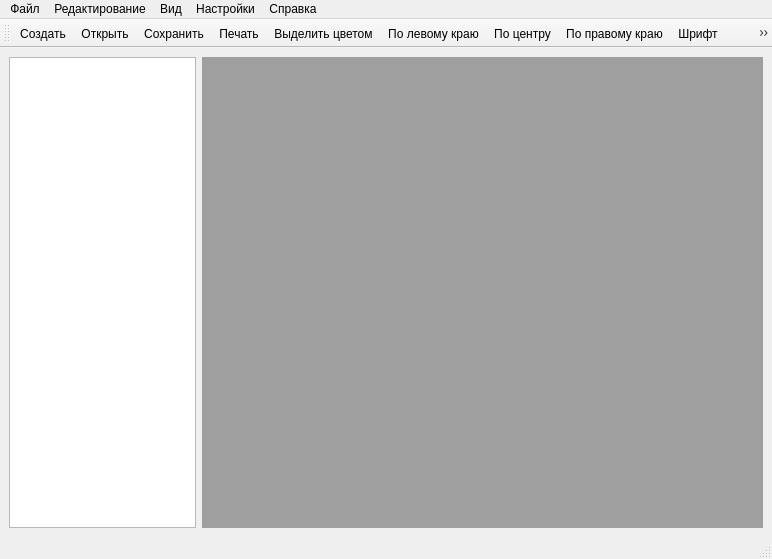
<?xml version="1.0" encoding="UTF-8"?>
<ui version="4.0">
 <class>MainWindow</class>
 <widget class="QMainWindow" name="MainWindow">
  <property name="geometry">
   <rect>
    <x>0</x>
    <y>0</y>
    <width>772</width>
    <height>559</height>
   </rect>
  </property>
  <property name="windowTitle">
   <string>MainWindow</string>
  </property>
  <widget class="QWidget" name="centralwidget">
   <layout class="QHBoxLayout" name="horizontalLayout" stretch="1,3">
    <item>
     <widget class="QTreeView" name="treeFileView"/>
    </item>
    <item>
     <widget class="QMdiArea" name="mdiArea"/>
    </item>
   </layout>
  </widget>
  <widget class="QMenuBar" name="menubar">
   <property name="geometry">
    <rect>
     <x>0</x>
     <y>0</y>
     <width>772</width>
     <height>21</height>
    </rect>
   </property>
   <widget class="QMenu" name="file">
    <property name="title">
     <string>Файл</string>
    </property>
    <addaction name="create"/>
    <addaction name="open"/>
    <addaction name="openReadOnly"/>
    <addaction name="save"/>
    <addaction name="print"/>
    <addaction name="separator"/>
    <addaction name="exit"/>
   </widget>
   <widget class="QMenu" name="options">
    <property name="title">
     <string>Настройки</string>
    </property>
    <widget class="QMenu" name="control">
     <property name="title">
      <string>Управление</string>
     </property>
     <addaction name="buttons"/>
    </widget>
    <widget class="QMenu" name="language">
     <property name="title">
      <string>Язык</string>
     </property>
     <addaction name="russian"/>
     <addaction name="english"/>
    </widget>
    <widget class="QMenu" name="theme">
     <property name="title">
      <string>Тема</string>
     </property>
     <addaction name="light"/>
     <addaction name="dark"/>
    </widget>
    <addaction name="control"/>
    <addaction name="language"/>
    <addaction name="theme"/>
   </widget>
   <widget class="QMenu" name="faq">
    <property name="title">
     <string>Справка</string>
    </property>
    <addaction name="aboutProgram"/>
   </widget>
   <widget class="QMenu" name="view">
    <property name="title">
     <string>Вид</string>
    </property>
    <addaction name="treeViewShow"/>
   </widget>
   <widget class="QMenu" name="edit">
    <property name="title">
     <string>Редактирование</string>
    </property>
    <addaction name="Rand_color"/>
    <addaction name="Align_left"/>
    <addaction name="Align_center"/>
    <addaction name="Align_right"/>
    <addaction name="Font"/>
    <addaction name="CopyFormat"/>
    <addaction name="PasteFormat"/>
   </widget>
   <addaction name="file"/>
   <addaction name="edit"/>
   <addaction name="view"/>
   <addaction name="options"/>
   <addaction name="faq"/>
  </widget>
  <widget class="QStatusBar" name="statusbar"/>
  <widget class="QToolBar" name="toolBar">
   <property name="windowTitle">
    <string>toolBar</string>
   </property>
   <attribute name="toolBarArea">
    <enum>TopToolBarArea</enum>
   </attribute>
   <attribute name="toolBarBreak">
    <bool>false</bool>
   </attribute>
   <addaction name="create"/>
   <addaction name="open"/>
   <addaction name="save"/>
   <addaction name="print"/>
   <addaction name="Rand_color"/>
   <addaction name="Align_left"/>
   <addaction name="Align_center"/>
   <addaction name="Align_right"/>
   <addaction name="Font"/>
   <addaction name="CopyFormat"/>
   <addaction name="PasteFormat"/>
  </widget>
  <action name="open">
   <property name="icon">
    <iconset resource="OtherRes.qrc">
     <normaloff>:/image/image/icon/9.png</normaloff>:/image/image/icon/9.png</iconset>
   </property>
   <property name="text">
    <string>Открыть</string>
   </property>
  </action>
  <action name="openReadOnly">
   <property name="text">
    <string>Открыть для чтения</string>
   </property>
  </action>
  <action name="save">
   <property name="icon">
    <iconset resource="OtherRes.qrc">
     <normaloff>:/image/image/icon/11.png</normaloff>:/image/image/icon/11.png</iconset>
   </property>
   <property name="text">
    <string>Сохранить</string>
   </property>
  </action>
  <action name="buttons">
   <property name="text">
    <string>Клавиши</string>
   </property>
  </action>
  <action name="russian">
   <property name="text">
    <string>Русский</string>
   </property>
  </action>
  <action name="english">
   <property name="text">
    <string>English</string>
   </property>
  </action>
  <action name="light">
   <property name="text">
    <string>Светлая</string>
   </property>
  </action>
  <action name="dark">
   <property name="text">
    <string>Тёмная</string>
   </property>
  </action>
  <action name="exit">
   <property name="text">
    <string>Выход</string>
   </property>
  </action>
  <action name="create">
   <property name="icon">
    <iconset resource="OtherRes.qrc">
     <normaloff>:/image/image/icon/8.png</normaloff>:/image/image/icon/8.png</iconset>
   </property>
   <property name="text">
    <string>Создать</string>
   </property>
  </action>
  <action name="aboutProgram">
   <property name="text">
    <string>О программе</string>
   </property>
  </action>
  <action name="treeViewShow">
   <property name="checkable">
    <bool>true</bool>
   </property>
   <property name="text">
    <string>Проводник</string>
   </property>
  </action>
  <action name="print">
   <property name="icon">
    <iconset resource="OtherRes.qrc">
     <normaloff>:/image/image/icon/10.png</normaloff>:/image/image/icon/10.png</iconset>
   </property>
   <property name="text">
    <string>Печать</string>
   </property>
  </action>
  <action name="Rand_color">
   <property name="icon">
    <iconset resource="OtherRes.qrc">
     <normaloff>:/image/image/icon/5.png</normaloff>:/image/image/icon/5.png</iconset>
   </property>
   <property name="text">
    <string>Выделить цветом</string>
   </property>
  </action>
  <action name="Align_center">
   <property name="icon">
    <iconset resource="OtherRes.qrc">
     <normaloff>:/image/image/icon/4.png</normaloff>:/image/image/icon/4.png</iconset>
   </property>
   <property name="text">
    <string>По центру</string>
   </property>
  </action>
  <action name="Align_left">
   <property name="icon">
    <iconset resource="OtherRes.qrc">
     <normaloff>:/image/image/icon/2.png</normaloff>:/image/image/icon/2.png</iconset>
   </property>
   <property name="text">
    <string>По левому краю</string>
   </property>
   <property name="toolTip">
    <string>По левому краю</string>
   </property>
  </action>
  <action name="Align_right">
   <property name="icon">
    <iconset resource="OtherRes.qrc">
     <normaloff>:/image/image/icon/3.png</normaloff>:/image/image/icon/3.png</iconset>
   </property>
   <property name="text">
    <string>По правому краю</string>
   </property>
   <property name="toolTip">
    <string>По правому краю</string>
   </property>
  </action>
  <action name="Font">
   <property name="icon">
    <iconset resource="OtherRes.qrc">
     <normaloff>:/image/image/icon/1.png</normaloff>:/image/image/icon/1.png</iconset>
   </property>
   <property name="text">
    <string>Шрифт</string>
   </property>
  </action>
  <action name="CopyFormat">
   <property name="icon">
    <iconset resource="OtherRes.qrc">
     <normaloff>:/image/image/icon/6.png</normaloff>:/image/image/icon/6.png</iconset>
   </property>
   <property name="text">
    <string>Копировать формат</string>
   </property>
   <property name="toolTip">
    <string>Копировать формат</string>
   </property>
  </action>
  <action name="PasteFormat">
   <property name="icon">
    <iconset resource="OtherRes.qrc">
     <normaloff>:/image/image/icon/7.png</normaloff>:/image/image/icon/7.png</iconset>
   </property>
   <property name="text">
    <string>Вставить формат</string>
   </property>
   <property name="toolTip">
    <string>Вставить формат</string>
   </property>
  </action>
 </widget>
 <resources>
  <include location="OtherRes.qrc"/>
 </resources>
 <connections/>
</ui>
